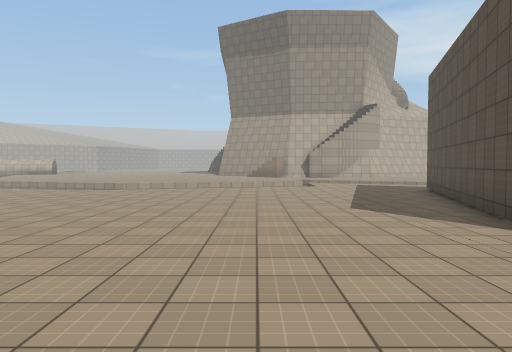
[1] (above)

24 first-person views from a walk through a 3-D level made in the Unity game engine. The camera is 1.5 m above the floor, tilts 2° down and sees 70° across. The floor is counted in squares, 2 m on a side. Each view is taken from the middle of a square. On the plan, view 1 faces up. The plan holds only what a view shows up to about 11 squares ahead; the rest is blank. The place goes on beyond the plan. The player character is not drawn. Surface patterns are stand-ins for the level's own textures.

[2]
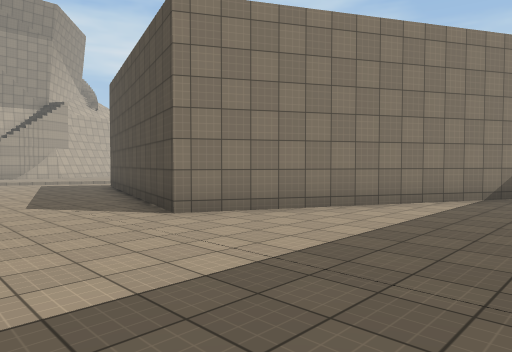

[3]
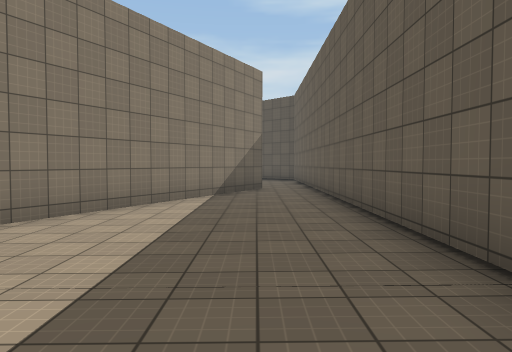

[4]
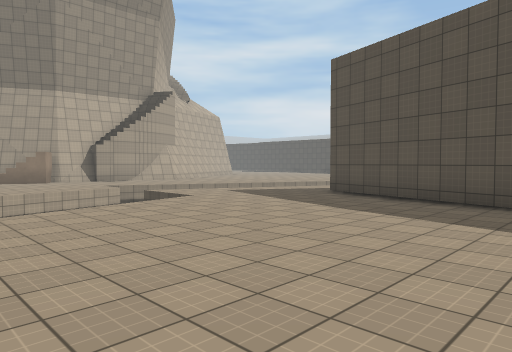

[5]
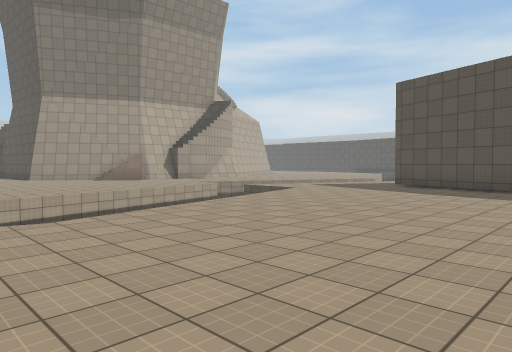

[6]
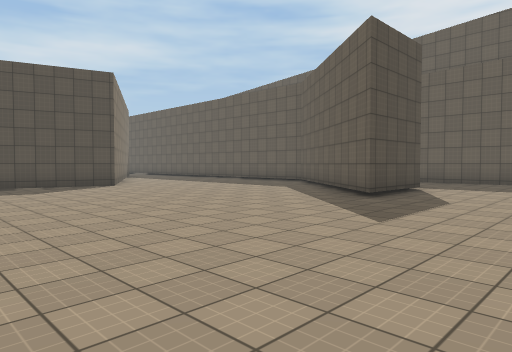

[7]
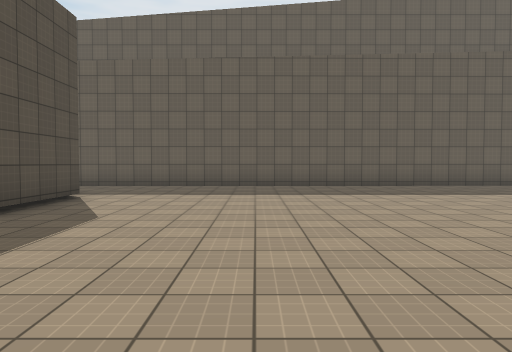

[8]
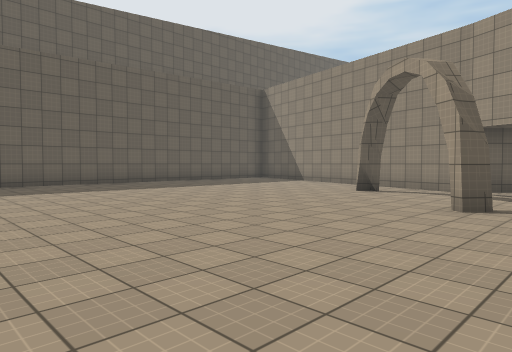

[9]
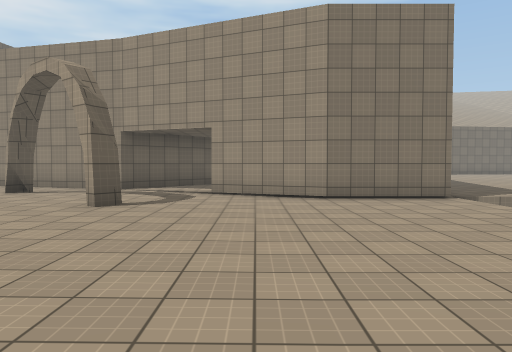

[10]
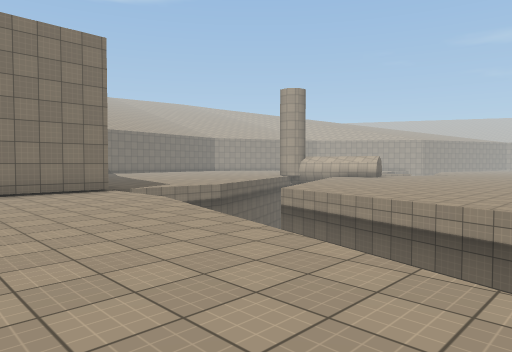

[11]
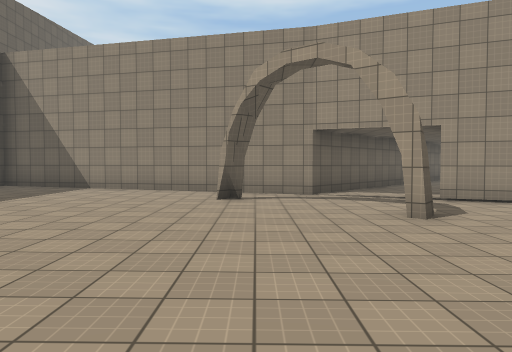

[12]
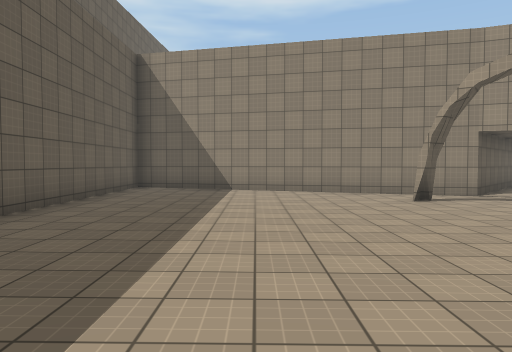

[13]
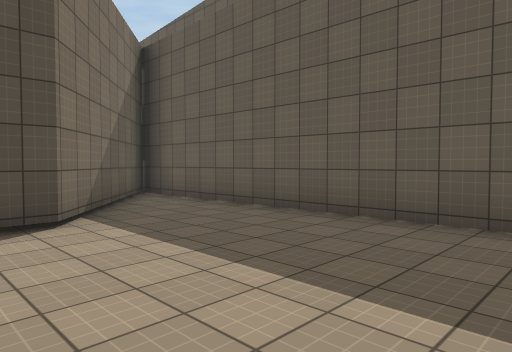

[14]
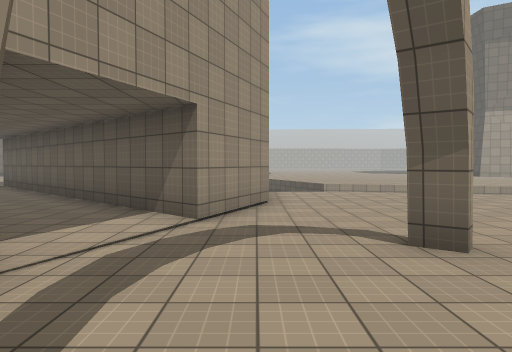

[15]
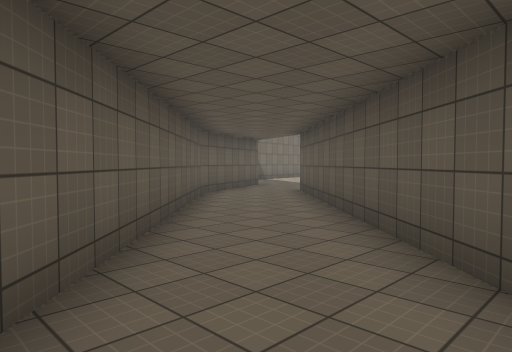

[16]
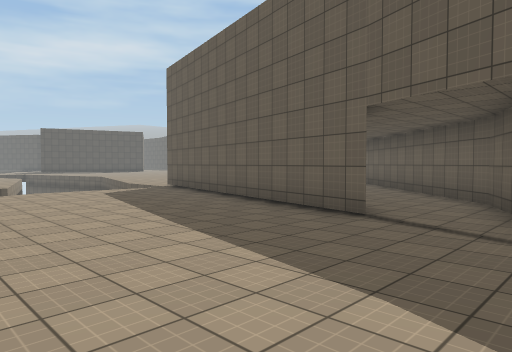

[17]
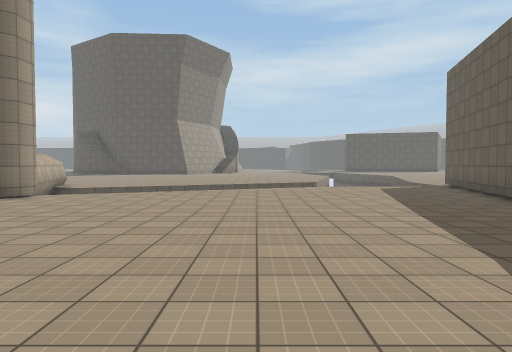

[18]
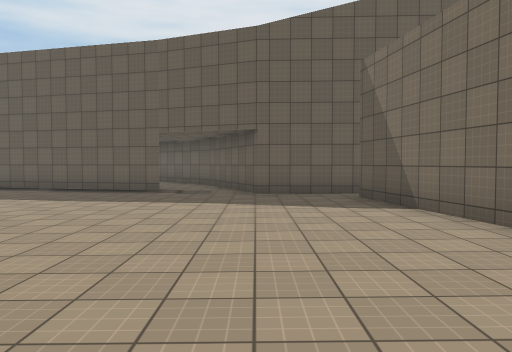

[19]
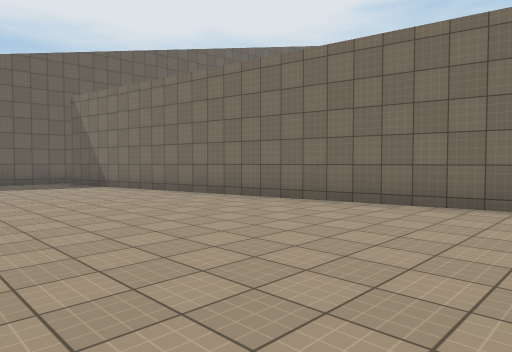

[20]
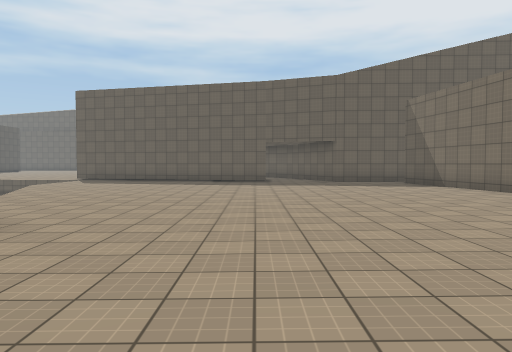

[21]
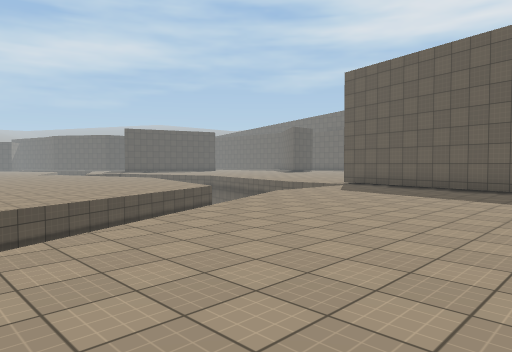

[22]
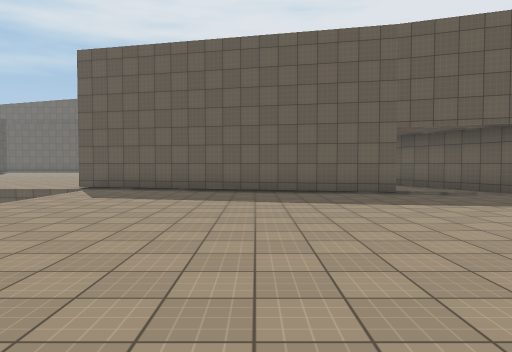

[23]
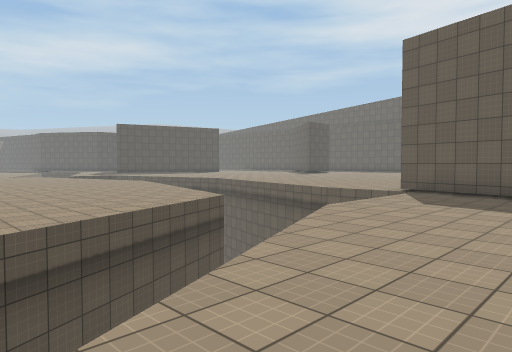

[24]
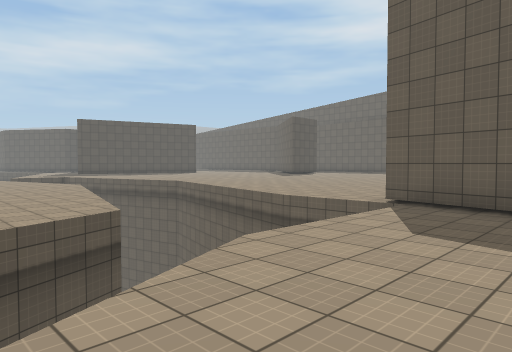

### Floor plan
Key: @ floor where view 1 was taken; # wall or solid block; . main floor; - floor 0.25 m lower than the main floor; v drop or lower ground.
Columns run from 32 left of view 1 to 9 right of it. Each row starts with its distance up from view 1.
 30     .. --
 29 #......---
 28 ##.....----
 27  #.....----
 26  #.....-----##v
 25  #.....------
 24  #.....------v  v-
 23  #.....-------  v------
 22  ##....-------v v--------
 21   #....--------  v--------
 20   #....--------v v--------
 19   #....--------v  v------  --  --
 18   #....---------v v----------- ---
 17   #....---------v  vvv----------vv
 16   ####.---------v     vvv- --vv   v
 15      #..##------v          v      v-v
 14      ##..#####--v                 v---
 13       #...## ####---vv         vvv-----
 12       ##...##   #-------vv  vv---------
 11        ##...##  #---------------------#
 10         ##...####--------------------##
  9          ##...##---------------------#
  8           ##...#---------------------#
  7            ##..---------------------##
  6             ##....#.................#
  5              ##.....................#
  4              ##.....................##
  3              #.......................###
  2              #..............#..........###
  1              #..............##...........#
  0             ##..............### @.........
 -1             #................## ..........
 -2             #.................##  ########
 -3             #..................#
 -4             ####################

Where each view was taken, in squares from view 1:
view 1: 0 up, 0 right, facing up
view 2: 1 down, 0 right, facing up-right
view 3: 0 up, 0 right, facing right
view 4: 6 up, 3 left, facing up-right
view 5: 6 up, 7 left, facing up-right
view 6: 9 up, 8 left, facing down-right
view 7: 7 up, 8 left, facing down
view 8: 8 up, 8 left, facing down-left
view 9: 9 up, 8 left, facing left
view 10: 9 up, 6 left, facing up-left
view 11: 4 up, 9 left, facing left
view 12: 0 up, 9 left, facing left
view 13: 1 up, 9 left, facing down-right
view 14: 3 up, 16 left, facing up
view 15: 7 up, 18 left, facing up-left
view 16: 20 up, 27 left, facing down-right
view 17: 20 up, 29 left, facing right
view 18: 25 up, 27 left, facing down
view 19: 30 up, 25 left, facing down-left
view 20: 30 up, 24 left, facing down
view 21: 25 up, 23 left, facing down-right
view 22: 24 up, 21 left, facing down
view 23: 23 up, 20 left, facing down-right
view 24: 20 up, 19 left, facing down-right
